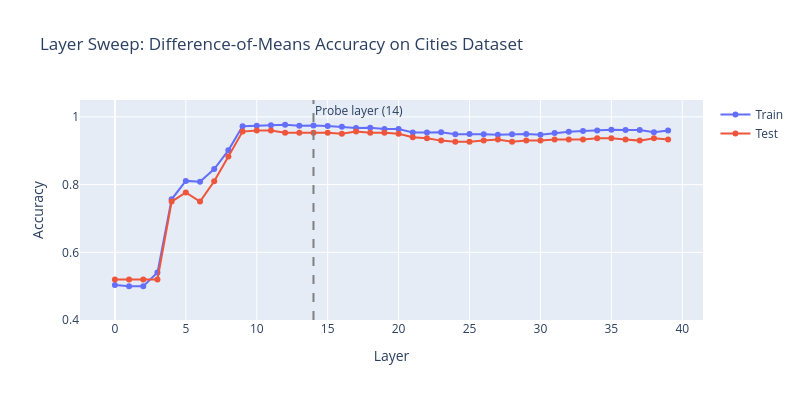

Notebook code for this chart:
### Code cell
def layer_sweep_accuracy(
    statements: list[str],
    labels: Float[Tensor, " n"],
    model: AutoModelForCausalLM,
    tokenizer: AutoTokenizer,
    layers: list[int],
    train_frac: float = 0.8,
    batch_size: int = 25,
) -> dict[str, list[float]]:
    """
    For each layer, train a difference-of-means classifier and compute train/test accuracy.

    Args:
        statements: List of statements.
        labels: Binary labels (1=true, 0=false).
        model: The language model.
        tokenizer: The tokenizer.
        layers: List of layer indices to sweep over.
        train_frac: Fraction of data for training.
        batch_size: Batch size for activation extraction.

    Returns:
        Dict with keys "train_acc" and "test_acc", each a list of accuracies per layer.
    """
    
    n_train = int(len(statements) * train_frac)
    perm = t.randperm(len(statements))
    train_idx, test_idx = perm[:n_train], perm[n_train:]
    train_statements = [statements[i] for i in train_idx]
    test_statements = [statements[i] for i in test_idx]
    train_labels = labels[train_idx]
    test_labels = labels[test_idx]

    # Extract activations at all layers at once
    train_acts = extract_activations(train_statements, model, tokenizer, layers, batch_size)
    test_acts = extract_activations(test_statements, model, tokenizer, layers, batch_size)

    train_accs = []
    test_accs = []

    for layer in layers:
        tr_acts = train_acts[layer]
        te_acts = test_acts[layer]

        # Difference of means direction
        true_mean = tr_acts[train_labels == 1].mean(dim=0)
        false_mean = tr_acts[train_labels == 0].mean(dim=0)
        direction = true_mean - false_mean

        # Classify by sign of dot product (centered around midpoint)
        midpoint = (true_mean + false_mean) / 2
        train_preds = ((tr_acts - midpoint) @ direction > 0).float()
        test_preds = ((te_acts - midpoint) @ direction > 0).float()

        train_acc = (train_preds == train_labels).float().mean().item()
        test_acc = (test_preds == test_labels).float().mean().item()
        train_accs.append(train_acc)
        test_accs.append(test_acc)

    return {"train_acc": train_accs, "test_acc": test_accs}
    

t.manual_seed(42)
all_layers = list(range(NUM_LAYERS))
cities_statements = datasets["cities"]["statement"].tolist()
cities_labels = t.tensor(datasets["cities"]["label"].values, dtype=t.float32)

sweep_results = layer_sweep_accuracy(cities_statements, cities_labels, model, tokenizer, all_layers)

# Print results as a table
sweep_df = pd.DataFrame(
    {
        "Layer": all_layers,
        "Train Acc": [f"{a:.3f}" for a in sweep_results["train_acc"]],
        "Test Acc": [f"{a:.3f}" for a in sweep_results["test_acc"]],
    }
)
display(sweep_df)

# Plot
fig = go.Figure()
fig.add_trace(go.Scatter(x=all_layers, y=sweep_results["train_acc"], mode="lines+markers", name="Train"))
fig.add_trace(go.Scatter(x=all_layers, y=sweep_results["test_acc"], mode="lines+markers", name="Test"))
fig.add_vline(x=PROBE_LAYER, line_dash="dash", line_color="gray", annotation_text=f"Probe layer ({PROBE_LAYER})")
fig.update_layout(
    title="Layer Sweep: Difference-of-Means Accuracy on Cities Dataset",
    xaxis_title="Layer",
    yaxis_title="Accuracy",
    yaxis_range=[0.4, 1.05],
    height=400,
    width=800,
)
fig.show()

best_layer = all_layers[int(np.argmax(sweep_results["test_acc"]))]
print(f"\nBest layer by test accuracy: {best_layer} ({max(sweep_results['test_acc']):.3f})")
print(f"Configured probe layer: {PROBE_LAYER} ({sweep_results['test_acc'][PROBE_LAYER]:.3f})")

### Figure 1 — Plotly figure (JSON) as saved in the notebook; plotly's stock layout.template omitted (floating-point values rounded to 4 significant figures)
{"data": [{"mode": "lines+markers", "name": "Train", "type": "scatter", "x": [0, 1, 2, 3, 4, 5, 6, 7, 8, 9, 10, 11, 12, 13, 14, 15, 16, 17, 18, 19, 20, 21, 22, 23, 24, 25, 26, 27, 28, 29, 30, 31, 32, 33, 34, 35, 36, 37, 38, 39], "y": [0.5033, 0.5, 0.5, 0.5401, 0.7567, 0.811, 0.8085, 0.8462, 0.9013, 0.9724, 0.9741, 0.9758, 0.9766, 0.9741, 0.9749, 0.9732, 0.9707, 0.9674, 0.9682, 0.964, 0.964, 0.954, 0.954, 0.9548, 0.949, 0.9498, 0.949, 0.9473, 0.949, 0.9498, 0.9473, 0.9523, 0.9565, 0.9582, 0.9599, 0.9624, 0.9615, 0.9615, 0.9548, 0.9599]}, {"mode": "lines+markers", "name": "Test", "type": "scatter", "x": [0, 1, 2, 3, 4, 5, 6, 7, 8, 9, 10, 11, 12, 13, 14, 15, 16, 17, 18, 19, 20, 21, 22, 23, 24, 25, 26, 27, 28, 29, 30, 31, 32, 33, 34, 35, 36, 37, 38, 39], "y": [0.52, 0.52, 0.52, 0.52, 0.75, 0.7767, 0.75, 0.81, 0.8833, 0.9567, 0.96, 0.96, 0.9533, 0.9533, 0.9533, 0.9533, 0.95, 0.9567, 0.9533, 0.9533, 0.95, 0.94, 0.9367, 0.93, 0.9267, 0.9267, 0.93, 0.9333, 0.9267, 0.93, 0.93, 0.9333, 0.9333, 0.9333, 0.9367, 0.9367, 0.9333, 0.93, 0.9367, 0.9333]}], "layout": {"annotations": [{"showarrow": false, "text": "Probe layer (14)", "x": 14, "xanchor": "left", "xref": "x", "y": 1, "yanchor": "top", "yref": "y domain"}], "height": 400, "shapes": [{"line": {"color": "gray", "dash": "dash"}, "type": "line", "x0": 14, "x1": 14, "xref": "x", "y0": 0, "y1": 1, "yref": "y domain"}], "title": {"text": "Layer Sweep: Difference-of-Means Accuracy on Cities Dataset"}, "width": 800, "xaxis": {"title": {"text": "Layer"}}, "yaxis": {"range": [0.4, 1.05], "title": {"text": "Accuracy"}}}}
